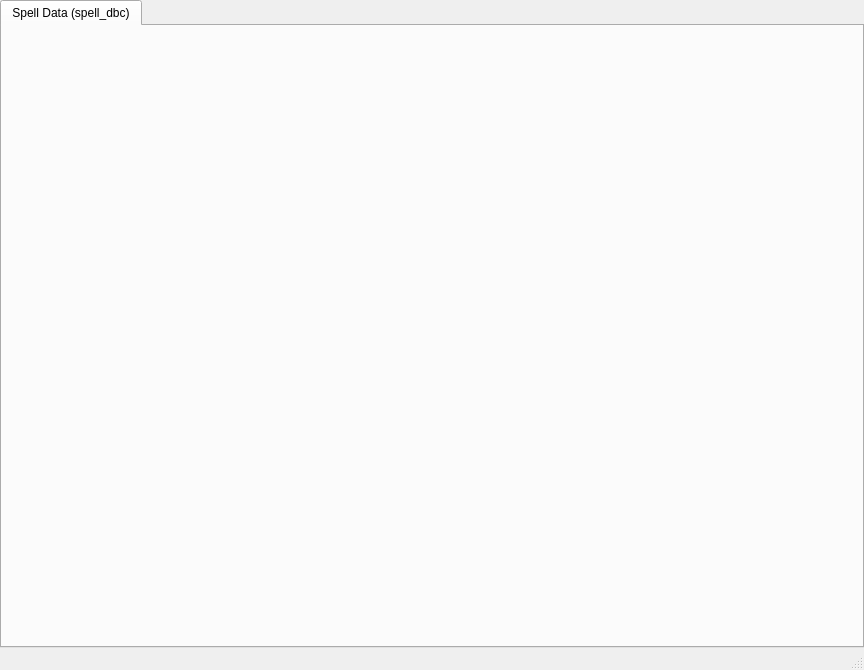
<?xml version="1.0" encoding="UTF-8"?>
<ui version="4.0">
 <class>MainWindow</class>
 <widget class="QMainWindow" name="MainWindow">
  <property name="geometry">
   <rect>
    <x>0</x>
    <y>0</y>
    <width>864</width>
    <height>670</height>
   </rect>
  </property>
  <property name="windowTitle">
   <string>MainWindow</string>
  </property>
  <widget class="QWidget" name="centralwidget">
   <layout class="QGridLayout" name="gridLayout">
    <property name="leftMargin">
     <number>0</number>
    </property>
    <property name="topMargin">
     <number>0</number>
    </property>
    <property name="rightMargin">
     <number>0</number>
    </property>
    <property name="bottomMargin">
     <number>0</number>
    </property>
    <item row="0" column="0">
     <widget class="QTabWidget" name="_pageSwitcher">
      <widget class="QWidget" name="tab">
       <attribute name="title">
        <string>Spell Data (spell_dbc)</string>
       </attribute>
      </widget>
     </widget>
    </item>
   </layout>
  </widget>
  <widget class="QMenuBar" name="menubar">
   <property name="geometry">
    <rect>
     <x>0</x>
     <y>0</y>
     <width>864</width>
     <height>21</height>
    </rect>
   </property>
  </widget>
  <widget class="QStatusBar" name="statusbar"/>
 </widget>
 <resources/>
 <connections/>
</ui>
